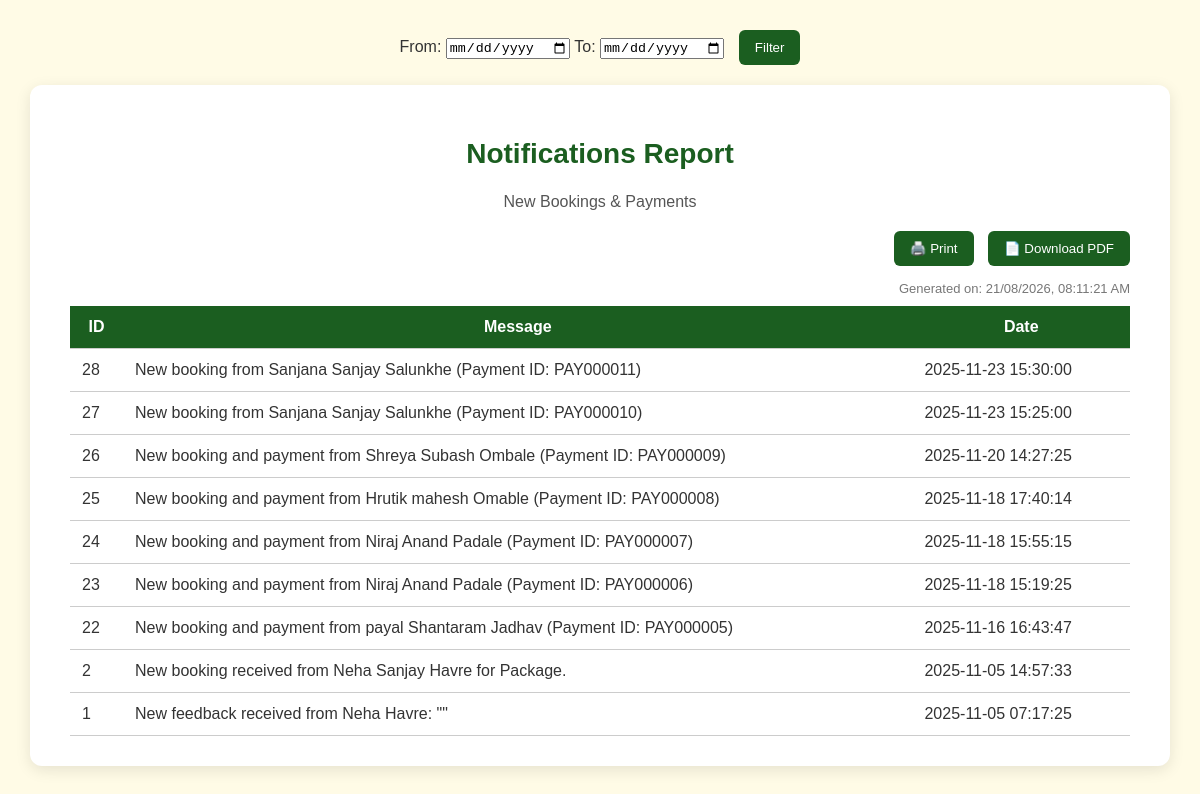
Page /notification.php (signed in) on the committed database.
### tables this page shows
CREATE TABLE `notifications` (
  `id` int(11) NOT NULL,
  `message` text NOT NULL,
  `type` varchar(50) DEFAULT 'general',
  `status` varchar(20) DEFAULT 'unread',
  `created_at` timestamp NOT NULL DEFAULT current_timestamp()
);

### notification.php (the view, shortened to what this page needs)
<?php
include "db_connect.php";
function cleanText($str) {
    return trim(preg_replace('/[\x00-\x1F\x7F-\xFF]/', '', $str));
}
$from_date = cleanText($_GET['from_date'] ?? '');
$to_date   = cleanText($_GET['to_date'] ?? '');
$where = "";
$sql = "SELECT id, message, created_at FROM notifications $where ORDER BY id DESC";
$res = $conn->query($sql);
?>
<!DOCTYPE html>
<html lang="en">
<head>
</head>
<body>
<div style="text-align:center; margin-bottom:20px;">
<form method="get">
    From: <input type="date" name="from_date" value="<?= $from_date ?>">
    To: <input type="date" name="to_date" value="<?= $to_date ?>">
    <button type="submit">Filter</button>
</form>
</div>
<div class="report-container">
  <h2>Notifications Report</h2>
  <div class="subtitle">New Bookings & Payments</div>
  <div class="buttons">
    <button onclick="window.print()">🖨️ Print</button>
    <button onclick="downloadPDF()">📄 Download PDF</button>
  </div>
  <div class="generated">Generated on: <?= date("d/m/Y, h:i:s A") ?></div>
  <table id="notificationTable">
      <thead>
          <tr>
              <th>ID</th>
              <th>Message</th>
              <th>Date</th>
          </tr>
      </thead>
      <tbody>
      <?php if ($res->num_rows > 0): ?>
          <?php while ($row = $res->fetch_assoc()): ?>
              <?php
              $clean_message = cleanText($row['message']);
              $clean_message = ltrim($clean_message, "'");
              ?>
              <tr>
                  <td><?= $row['id'] ?></td>
                  <td><?= htmlspecialchars($clean_message) ?></td>
                  <td><?= $row['created_at'] ?></td>
              </tr>
          <?php endwhile; ?>
      <?php else: ?>
          <tr><td colspan="3" style="text-align:center;color:red;">No notifications found.</td></tr>
      <?php endif; ?>
      </tbody>
  </table>
</div>
</body>
</html>

### notification.php (style rules this page uses)
body { font-family: 'Poppins', sans-serif; background-color: #fffbe6; padding: 30px; margin: 0; color: #333; }
.report-container { background: #fff; padding: 30px 40px; border-radius: 12px; max-width: 1100px; margin: auto; box-shadow: 0 4px 15px rgba(0,0,0,0.1); }
h2 { text-align: center; color: #1b5e20; font-size: 28px; }
.subtitle { text-align:center; margin-bottom:20px; color:#555; }
.buttons { text-align:right; margin-bottom:15px; }
button { background:#1b5e20; color:white; padding:10px 16px; border:none; border-radius:6px; margin-left:10px; }
table { width:100%; border-collapse:collapse; }
th, td { padding: 12px; border-bottom:1px solid #ccc; }
th { background:#1b5e20; color:white; }
.generated { text-align:right; font-size:13px; color:#777; margin-bottom:10px; }

### rows in the picture
notifications: id "28", message "New booking from Sanjana Sanjay Salunkhe (Payment ID: PAY000011)", created_at "2025-11-23 15:30:00"
notifications: id "27", message "New booking from Sanjana Sanjay Salunkhe (Payment ID: PAY000010)", created_at "2025-11-23 15:25:00"
notifications: id "26", message "New booking and payment from Shreya Subash Ombale (Payment ID: PAY000009)", created_at "2025-11-20 14:27:25"
notifications: id "25", message "New booking and payment from Hrutik mahesh Omable (Payment ID: PAY000008)", created_at "2025-11-18 17:40:14"
notifications: id "24", message "New booking and payment from Niraj Anand Padale (Payment ID: PAY000007)", created_at "2025-11-18 15:55:15"
notifications: id "23", message "New booking and payment from Niraj Anand Padale (Payment ID: PAY000006)", created_at "2025-11-18 15:19:25"
notifications: id "22", message "New booking and payment from payal Shantaram Jadhav (Payment ID: PAY000005)", created_at "2025-11-16 16:43:47"
notifications: id "2", message "New booking received from Neha Sanjay Havre for Package.", created_at "2025-11-05 14:57:33"
notifications: id "1", message "New feedback received from Neha Havre: \"\"", created_at "2025-11-05 07:17:25"
